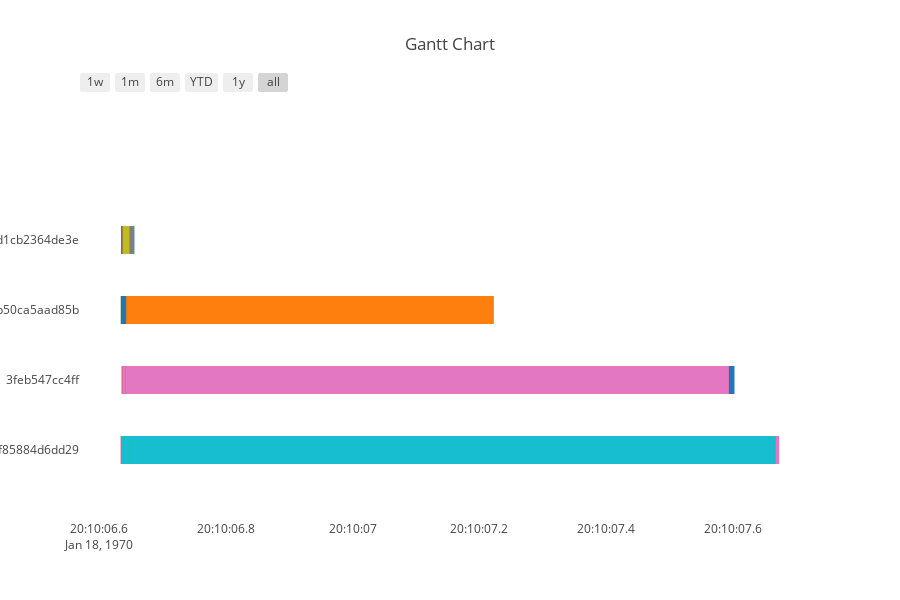

Notebook code for this chart:
### Code cell
#import sys
import plotly as py
import plotly.figure_factory as ff


#df = [dict(Task="Job A", Start='2009-01-01', Finish='2009-02-28', Complete=10),
#        dict(Task="Job B", Start='2008-12-05', Finish='2009-04-15', Complete=60),
#       dict(Task="Job C", Start='2009-02-20', Finish='2009-05-30', Complete=95)]
#df2 = pd.read_csv('https://raw.githubusercontent.com/plotly/datasets/master/gantt_example.csv')
fig = ff.create_gantt(df_f, group_tasks=True)
py.offline.iplot(fig, filename='gantt-numeric-variable')

### Figure 1 — Plotly figure (JSON) as saved in the notebook; plotly's stock layout.template omitted (floating-point values rounded to 4 significant figures)
{"data": [{"marker": {"color": "white"}, "name": "", "type": "scatter", "uid": "3d9eae15-8481-44c6-805f-2ecf305c4c7f", "x": [1541000000.0, 1541000000.0], "y": [3, 3]}, {"marker": {"color": "white"}, "name": "", "type": "scatter", "uid": "9254b8fe-1334-458c-baf3-dce2b8377aa0", "x": [1541000000.0, 1541000000.0], "y": [3, 3]}, {"marker": {"color": "white"}, "name": "", "type": "scatter", "uid": "c2084624-2e19-4f05-86bb-8dc3ebb26e38", "x": [1541000000.0, 1541000000.0], "y": [3, 3]}, {"marker": {"color": "white"}, "name": "", "type": "scatter", "uid": "72c880f6-44a0-4be5-94ba-a02736dce9af", "x": [1541000000.0, 1541000000.0], "y": [2, 2]}, {"marker": {"color": "white"}, "name": "", "type": "scatter", "uid": "d7c459e2-ebb9-47d9-adc5-b73f5b3fba73", "x": [1541000000.0, 1541000000.0], "y": [1, 1]}, {"marker": {"color": "white"}, "name": "", "type": "scatter", "uid": "6b279025-0aca-4e44-b93f-3bc6bf57dfe2", "x": [1541000000.0, 1541000000.0], "y": [2, 2]}, {"marker": {"color": "white"}, "name": "", "type": "scatter", "uid": "a651c33f-0487-4a84-bf72-ef466d6f1ff0", "x": [1541000000.0, 1541000000.0], "y": [0, 0]}, {"marker": {"color": "white"}, "name": "", "type": "scatter", "uid": "d2fad71f-0838-40e6-89f0-6da26be04dbb", "x": [1541000000.0, 1541000000.0], "y": [3, 3]}, {"marker": {"color": "white"}, "name": "", "type": "scatter", "uid": "16bd7c29-9ecf-4738-8ea4-d1114d6810e9", "x": [1541000000.0, 1541000000.0], "y": [2, 2]}, {"marker": {"color": "white"}, "name": "", "type": "scatter", "uid": "123e45be-ba4f-4fa0-971d-bba9cb93eac9", "x": [1541000000.0, 1541000000.0], "y": [0, 0]}, {"marker": {"color": "white"}, "name": "", "type": "scatter", "uid": "d584af13-4bb1-4582-817b-1a7540854261", "x": [1541000000.0, 1541000000.0], "y": [1, 1]}, {"marker": {"color": "white"}, "name": "", "type": "scatter", "uid": "47beb35e-affd-41e9-9546-a15f78fee24e", "x": [1541000000.0, 1541000000.0], "y": [0, 0]}, {"marker": {"color": "white"}, "name": "", "type": "scatter", "uid": "2a84b349-82ac-474f-88f9-c5747c9508cc", "x": [1541000000.0, 1541000000.0], "y": [2, 2]}, {"marker": {"color": "white"}, "name": "", "type": "scatter", "uid": "5a5236a5-95ad-40a2-b4d4-718531f285eb", "x": [1541000000.0, 1541000000.0], "y": [3, 3]}, {"marker": {"color": "white"}, "name": "", "type": "scatter", "uid": "697160ac-f2af-4a95-a9e1-ac5ccb2d03de", "x": [1541000000.0, 1541000000.0], "y": [2, 2]}, {"marker": {"color": "white"}, "name": "", "type": "scatter", "uid": "e1b464e0-4d3f-48d2-8c6c-bb1b3958953e", "x": [1541000000.0, 1541000000.0], "y": [3, 3]}, {"marker": {"color": "white"}, "name": "", "type": "scatter", "uid": "3ebda570-964a-4104-a00e-2eba93f2e9cb", "x": [1541000000.0, 1541000000.0], "y": [0, 0]}, {"marker": {"color": "white"}, "name": "", "type": "scatter", "uid": "d8a42d97-7915-416b-b5dd-b8210601991e", "x": [1541000000.0, 1541000000.0], "y": [2, 2]}, {"marker": {"color": "white"}, "name": "", "type": "scatter", "uid": "d64d443d-b2ea-438c-93be-26023502a7df", "x": [1541000000.0, 1541000000.0], "y": [1, 1]}, {"marker": {"color": "white"}, "name": "", "type": "scatter", "uid": "07d5c9c0-cee1-402c-ae95-cf169e0ec2df", "x": [1541000000.0, 1541000000.0], "y": [3, 3]}, {"marker": {"color": "white"}, "name": "", "type": "scatter", "uid": "868db6d0-b6b1-4794-941a-2430a68c52c7", "x": [1541000000.0, 1541000000.0], "y": [1, 1]}, {"marker": {"color": "white"}, "name": "", "type": "scatter", "uid": "551c8e95-dc2b-489a-b8fa-b459626be101", "x": [1541000000.0, 1541000000.0], "y": [2, 2]}, {"marker": {"color": "white"}, "name": "", "type": "scatter", "uid": "7702ea71-3984-447a-88e5-6ca50def69bb", "x": [1541000000.0, 1541000000.0], "y": [1, 1]}, {"marker": {"color": "white"}, "name": "", "type": "scatter", "uid": "aeb0cd30-3ee2-46f6-8611-f0066f302600", "x": [1541000000.0, 1541000000.0], "y": [0, 0]}, {"marker": {"color": "white"}, "name": "", "type": "scatter", "uid": "29018d3a-0778-46b9-8d65-face3c1729be", "x": [1541000000.0, 1541000000.0], "y": [1, 1]}, {"marker": {"color": "white"}, "name": "", "type": "scatter", "uid": "4afcb881-bb28-41b4-a61e-8adb5b2e22f6", "x": [1541000000.0, 1541000000.0], "y": [3, 3]}, {"marker": {"color": "white"}, "name": "", "type": "scatter", "uid": "47698fa9-bcb7-4b3e-8be4-59e8f9036a83", "x": [1541000000.0, 1541000000.0], "y": [2, 2]}, {"marker": {"color": "white"}, "name": "", "type": "scatter", "uid": "c63c68f2-ab37-4fc8-8f6b-18f6ffa3e81a", "x": [1541000000.0, 1541000000.0], "y": [3, 3]}, {"marker": {"color": "white"}, "name": "", "type": "scatter", "uid": "37add76a-629e-4abd-8733-f39dda105faf", "x": [1541000000.0, 1541000000.0], "y": [0, 0]}, {"marker": {"color": "white"}, "name": "", "type": "scatter", "uid": "d2415da0-3de3-4a43-b8fd-43a58249c93d", "x": [1541000000.0, 1541000000.0], "y": [0, 0]}, {"marker": {"color": "white"}, "name": "", "type": "scatter", "uid": "a49ea63d-01e5-4cb7-9363-ce41e2a989c1", "x": [1541000000.0, 1541000000.0], "y": [2, 2]}, {"marker": {"color": "white"}, "name": "", "type": "scatter", "uid": "724836e6-954f-441e-a6c1-284643a0813a", "x": [1541000000.0, 1541000000.0], "y": [2, 2]}, {"marker": {"color": "white"}, "name": "", "type": "scatter", "uid": "5e3f5d33-fb2b-4d20-bdf2-76db0b60f39c", "x": [1541000000.0, 1541000000.0], "y": [1, 1]}, {"marker": {"color": "white"}, "name": "", "type": "scatter", "uid": "ba8140b8-62bd-49d6-9dae-d5c6683e9b84", "x": [1541000000.0, 1541000000.0], "y": [1, 1]}, {"marker": {"color": "white"}, "name": "", "type": "scatter", "uid": "10b01446-6aef-4f1d-96e4-ee029f366be4", "x": [1541000000.0, 1541000000.0], "y": [3, 3]}, {"marker": {"color": "white"}, "name": "", "type": "scatter", "uid": "8c20cee1-4324-497d-8551-e2d166719745", "x": [1541000000.0, 1541000000.0], "y": [3, 3]}, {"marker": {"color": "white"}, "name": "", "type": "scatter", "uid": "4303166f-8d60-4dac-a5cb-e256464df9b9", "x": [1541000000.0, 1541000000.0], "y": [1, 1]}, {"marker": {"color": "white"}, "name": "", "type": "scatter", "uid": "05196aeb-42d7-411d-8aea-9b5250702283", "x": [1541000000.0, 1541000000.0], "y": [1, 1]}, {"marker": {"color": "white"}, "name": "", "type": "scatter", "uid": "5b4ee680-ff1f-4d3f-85fa-1f700c6a2e83", "x": [1541000000.0, 1541000000.0], "y": [3, 3]}, {"marker": {"color": "white"}, "name": "", "type": "scatter", "uid": "54d99670-bc04-4615-97c8-d6132a595143", "x": [1541000000.0, 1541000000.0], "y": [0, 0]}], "layout": {"height": 600, "hovermode": "closest", "shapes": [{"fillcolor": "rgb(31, 119, 180)", "line": {"width": 0}, "opacity": 1, "type": "rect", "x0": 1541000000.0, "x1": 1541000000.0, "xref": "x", "y0": 2.8, "y1": 3.2, "yref": "y"}, {"fillcolor": "rgb(255, 127, 14)", "line": {"width": 0}, "opacity": 1, "type": "rect", "x0": 1541000000.0, "x1": 1541000000.0, "xref": "x", "y0": 2.8, "y1": 3.2, "yref": "y"}, {"fillcolor": "rgb(44, 160, 44)", "line": {"width": 0}, "opacity": 1, "type": "rect", "x0": 1541000000.0, "x1": 1541000000.0, "xref": "x", "y0": 2.8, "y1": 3.2, "yref": "y"}, {"fillcolor": "rgb(214, 39, 40)", "line": {"width": 0}, "opacity": 1, "type": "rect", "x0": 1541000000.0, "x1": 1541000000.0, "xref": "x", "y0": 1.8, "y1": 2.2, "yref": "y"}, {"fillcolor": "rgb(148, 103, 189)", "line": {"width": 0}, "opacity": 1, "type": "rect", "x0": 1541000000.0, "x1": 1541000000.0, "xref": "x", "y0": 0.8, "y1": 1.2, "yref": "y"}, {"fillcolor": "rgb(140, 86, 75)", "line": {"width": 0}, "opacity": 1, "type": "rect", "x0": 1541000000.0, "x1": 1541000000.0, "xref": "x", "y0": 1.8, "y1": 2.2, "yref": "y"}, {"fillcolor": "rgb(227, 119, 194)", "line": {"width": 0}, "opacity": 1, "type": "rect", "x0": 1541000000.0, "x1": 1541000000.0, "xref": "x", "y0": -0.2, "y1": 0.2, "yref": "y"}, {"fillcolor": "rgb(127, 127, 127)", "line": {"width": 0}, "opacity": 1, "type": "rect", "x0": 1541000000.0, "x1": 1541000000.0, "xref": "x", "y0": 2.8, "y1": 3.2, "yref": "y"}, {"fillcolor": "rgb(188, 189, 34)", "line": {"width": 0}, "opacity": 1, "type": "rect", "x0": 1541000000.0, "x1": 1541000000.0, "xref": "x", "y0": 1.8, "y1": 2.2, "yref": "y"}, {"fillcolor": "rgb(23, 190, 207)", "line": {"width": 0}, "opacity": 1, "type": "rect", "x0": 1541000000.0, "x1": 1541000000.0, "xref": "x", "y0": -0.2, "y1": 0.2, "yref": "y"}, {"fillcolor": "rgb(31, 119, 180)", "line": {"width": 0}, "opacity": 1, "type": "rect", "x0": 1541000000.0, "x1": 1541000000.0, "xref": "x", "y0": 0.8, "y1": 1.2, "yref": "y"}, {"fillcolor": "rgb(255, 127, 14)", "line": {"width": 0}, "opacity": 1, "type": "rect", "x0": 1541000000.0, "x1": 1541000000.0, "xref": "x", "y0": -0.2, "y1": 0.2, "yref": "y"}, {"fillcolor": "rgb(44, 160, 44)", "line": {"width": 0}, "opacity": 1, "type": "rect", "x0": 1541000000.0, "x1": 1541000000.0, "xref": "x", "y0": 1.8, "y1": 2.2, "yref": "y"}, {"fillcolor": "rgb(214, 39, 40)", "line": {"width": 0}, "opacity": 1, "type": "rect", "x0": 1541000000.0, "x1": 1541000000.0, "xref": "x", "y0": 2.8, "y1": 3.2, "yref": "y"}, {"fillcolor": "rgb(148, 103, 189)", "line": {"width": 0}, "opacity": 1, "type": "rect", "x0": 1541000000.0, "x1": 1541000000.0, "xref": "x", "y0": 1.8, "y1": 2.2, "yref": "y"}, {"fillcolor": "rgb(140, 86, 75)", "line": {"width": 0}, "opacity": 1, "type": "rect", "x0": 1541000000.0, "x1": 1541000000.0, "xref": "x", "y0": 2.8, "y1": 3.2, "yref": "y"}, {"fillcolor": "rgb(227, 119, 194)", "line": {"width": 0}, "opacity": 1, "type": "rect", "x0": 1541000000.0, "x1": 1541000000.0, "xref": "x", "y0": -0.2, "y1": 0.2, "yref": "y"}, {"fillcolor": "rgb(127, 127, 127)", "line": {"width": 0}, "opacity": 1, "type": "rect", "x0": 1541000000.0, "x1": 1541000000.0, "xref": "x", "y0": 1.8, "y1": 2.2, "yref": "y"}, {"fillcolor": "rgb(188, 189, 34)", "line": {"width": 0}, "opacity": 1, "type": "rect", "x0": 1541000000.0, "x1": 1541000000.0, "xref": "x", "y0": 0.8, "y1": 1.2, "yref": "y"}, {"fillcolor": "rgb(23, 190, 207)", "line": {"width": 0}, "opacity": 1, "type": "rect", "x0": 1541000000.0, "x1": 1541000000.0, "xref": "x", "y0": 2.8, "y1": 3.2, "yref": "y"}, {"fillcolor": "rgb(31, 119, 180)", "line": {"width": 0}, "opacity": 1, "type": "rect", "x0": 1541000000.0, "x1": 1541000000.0, "xref": "x", "y0": 0.8, "y1": 1.2, "yref": "y"}, {"fillcolor": "rgb(255, 127, 14)", "line": {"width": 0}, "opacity": 1, "type": "rect", "x0": 1541000000.0, "x1": 1541000000.0, "xref": "x", "y0": 1.8, "y1": 2.2, "yref": "y"}, {"fillcolor": "rgb(44, 160, 44)", "line": {"width": 0}, "opacity": 1, "type": "rect", "x0": 1541000000.0, "x1": 1541000000.0, "xref": "x", "y0": 0.8, "y1": 1.2, "yref": "y"}, {"fillcolor": "rgb(214, 39, 40)", "line": {"width": 0}, "opacity": 1, "type": "rect", "x0": 1541000000.0, "x1": 1541000000.0, "xref": "x", "y0": -0.2, "y1": 0.2, "yref": "y"}, {"fillcolor": "rgb(148, 103, 189)", "line": {"width": 0}, "opacity": 1, "type": "rect", "x0": 1541000000.0, "x1": 1541000000.0, "xref": "x", "y0": 0.8, "y1": 1.2, "yref": "y"}, {"fillcolor": "rgb(140, 86, 75)", "line": {"width": 0}, "opacity": 1, "type": "rect", "x0": 1541000000.0, "x1": 1541000000.0, "xref": "x", "y0": 2.8, "y1": 3.2, "yref": "y"}, {"fillcolor": "rgb(227, 119, 194)", "line": {"width": 0}, "opacity": 1, "type": "rect", "x0": 1541000000.0, "x1": 1541000000.0, "xref": "x", "y0": 1.8, "y1": 2.2, "yref": "y"}, {"fillcolor": "rgb(127, 127, 127)", "line": {"width": 0}, "opacity": 1, "type": "rect", "x0": 1541000000.0, "x1": 1541000000.0, "xref": "x", "y0": 2.8, "y1": 3.2, "yref": "y"}, {"fillcolor": "rgb(188, 189, 34)", "line": {"width": 0}, "opacity": 1, "type": "rect", "x0": 1541000000.0, "x1": 1541000000.0, "xref": "x", "y0": -0.2, "y1": 0.2, "yref": "y"}, {"fillcolor": "rgb(23, 190, 207)", "line": {"width": 0}, "opacity": 1, "type": "rect", "x0": 1541000000.0, "x1": 1541000000.0, "xref": "x", "y0": -0.2, "y1": 0.2, "yref": "y"}, {"fillcolor": "rgb(31, 119, 180)", "line": {"width": 0}, "opacity": 1, "type": "rect", "x0": 1541000000.0, "x1": 1541000000.0, "xref": "x", "y0": 1.8, "y1": 2.2, "yref": "y"}, {"fillcolor": "rgb(255, 127, 14)", "line": {"width": 0}, "opacity": 1, "type": "rect", "x0": 1541000000.0, "x1": 1541000000.0, "xref": "x", "y0": 1.8, "y1": 2.2, "yref": "y"}, {"fillcolor": "rgb(44, 160, 44)", "line": {"width": 0}, "opacity": 1, "type": "rect", "x0": 1541000000.0, "x1": 1541000000.0, "xref": "x", "y0": 0.8, "y1": 1.2, "yref": "y"}, {"fillcolor": "rgb(214, 39, 40)", "line": {"width": 0}, "opacity": 1, "type": "rect", "x0": 1541000000.0, "x1": 1541000000.0, "xref": "x", "y0": 0.8, "y1": 1.2, "yref": "y"}, {"fillcolor": "rgb(148, 103, 189)", "line": {"width": 0}, "opacity": 1, "type": "rect", "x0": 1541000000.0, "x1": 1541000000.0, "xref": "x", "y0": 2.8, "y1": 3.2, "yref": "y"}, {"fillcolor": "rgb(140, 86, 75)", "line": {"width": 0}, "opacity": 1, "type": "rect", "x0": 1541000000.0, "x1": 1541000000.0, "xref": "x", "y0": 2.8, "y1": 3.2, "yref": "y"}, {"fillcolor": "rgb(227, 119, 194)", "line": {"width": 0}, "opacity": 1, "type": "rect", "x0": 1541000000.0, "x1": 1541000000.0, "xref": "x", "y0": 0.8, "y1": 1.2, "yref": "y"}, {"fillcolor": "rgb(127, 127, 127)", "line": {"width": 0}, "opacity": 1, "type": "rect", "x0": 1541000000.0, "x1": 1541000000.0, "xref": "x", "y0": 0.8, "y1": 1.2, "yref": "y"}, {"fillcolor": "rgb(188, 189, 34)", "line": {"width": 0}, "opacity": 1, "type": "rect", "x0": 1541000000.0, "x1": 1541000000.0, "xref": "x", "y0": 2.8, "y1": 3.2, "yref": "y"}, {"fillcolor": "rgb(23, 190, 207)", "line": {"width": 0}, "opacity": 1, "type": "rect", "x0": 1541000000.0, "x1": 1541000000.0, "xref": "x", "y0": -0.2, "y1": 0.2, "yref": "y"}], "showlegend": false, "title": "Gantt Chart", "width": 900, "xaxis": {"rangeselector": {"buttons": [{"count": 7, "label": "1w", "step": "day", "stepmode": "backward"}, {"count": 1, "label": "1m", "step": "month", "stepmode": "backward"}, {"count": 6, "label": "6m", "step": "month", "stepmode": "backward"}, {"count": 1, "label": "YTD", "step": "year", "stepmode": "todate"}, {"count": 1, "label": "1y", "step": "year", "stepmode": "backward"}, {"step": "all"}]}, "showgrid": false, "type": "date", "zeroline": false}, "yaxis": {"autorange": false, "range": [-1, 5], "showgrid": false, "ticktext": ["f85884d6dd29", "3feb547cc4ff", "b50ca5aad85b", "d1cb2364de3e"], "tickvals": [0, 1, 2, 3], "zeroline": false}}}
